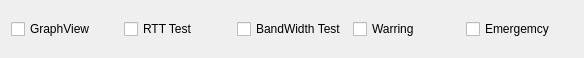
<?xml version="1.0" encoding="UTF-8"?>
<ui version="4.0">
 <class>StatuButtons</class>
 <widget class="QWidget" name="StatuButtons">
  <property name="geometry">
   <rect>
    <x>0</x>
    <y>0</y>
    <width>584</width>
    <height>58</height>
   </rect>
  </property>
  <property name="windowTitle">
   <string>Form</string>
  </property>
  <layout class="QHBoxLayout" name="horizontalLayout">
   <item>
    <widget class="QCheckBox" name="graphView">
     <property name="text">
      <string>GraphView</string>
     </property>
     <property name="checkable">
      <bool>true</bool>
     </property>
    </widget>
   </item>
   <item>
    <widget class="QCheckBox" name="rttTest">
     <property name="text">
      <string>RTT Test</string>
     </property>
     <property name="checkable">
      <bool>true</bool>
     </property>
    </widget>
   </item>
   <item>
    <widget class="QCheckBox" name="bandWidthTest">
     <property name="text">
      <string>BandWidth Test</string>
     </property>
     <property name="checkable">
      <bool>true</bool>
     </property>
    </widget>
   </item>
   <item>
    <widget class="QCheckBox" name="warring">
     <property name="text">
      <string>Warring</string>
     </property>
     <property name="checkable">
      <bool>true</bool>
     </property>
    </widget>
   </item>
   <item>
    <widget class="QCheckBox" name="emergency">
     <property name="text">
      <string>Emergemcy</string>
     </property>
    </widget>
   </item>
  </layout>
 </widget>
 <resources/>
 <connections/>
</ui>
